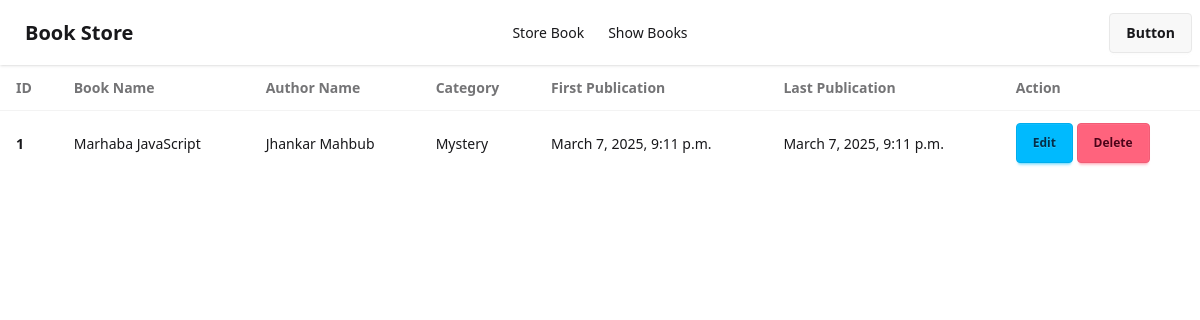
The page /book_details/1/ on the database its author committed.
### book/models.py (models this page shows)
class BookStoreModel(models.Model):
    CATEGORY = (
        ('Mystery', 'Mystery'),
        ('Thriller', 'Thriller'),
        ('Sci-Fi', 'Sci-Fi'),
        ('Humor', 'Humor'),
        ('Horror', 'Horror')
    )
    id = models.IntegerField(primary_key=True)
    book_name = models.CharField(max_length= 30)
    author = models.CharField(max_length= 20)
    category = models.CharField(max_length=30, choices=CATEGORY)
    first_pub = models.DateTimeField(auto_now_add=True)
    last_pub = models.DateTimeField(auto_now=True)

### book/views.py (the view)
# urls.py: path('book_details/<int:id>/', views.BookDetailsView.as_view(), name="book_details"),
class BookDetailsView(DetailView):
    model = BookStoreModel
    template_name = 'book_details.html'
    context_object_name = 'item'
    pk_url_kwarg = 'id'

### book/templates/book_details.html
{% extends "base.html" %}
{% block content %}
<table class="table">
    <thead>
      <tr>
        <th>ID</th>
        <th>Book Name</th>
        <th>Author Name</th>
        <th>Category</th>
        <th>First Publication</th>
        <th>Last Publication</th>
        <th>Action</th>
      </tr>
    </thead>
    <tbody>
      <tr class="hover:bg-base-300">
          <th>{{item.id}}</th>
          <td>{{item.book_name}}</td>
          <td>{{item.author}}</td>
          <td>{{item.category}}</td>
          <td>{{item.first_pub}}</td>
          <td>{{item.last_pub}}</td>
          <td><a href="{% url 'edit_book' pk=item.id %}" class="text-xs btn btn-info">Edit</a> <a class="text-xs btn btn-error" href="{% url 'delete_book' pk=item.id %}">Delete</a> </td>
      </tr>
    </tbody>
  </table>
{% endblock %}

### rows shown on the page
BookStoreModel: id "1", book_name "Marhaba JavaScript", author "Jhankar Mahbub", category "Mystery", first_pub "March 7, 2025, 9:11 p.m.", last_pub "March 7, 2025, 9:11 p.m."
